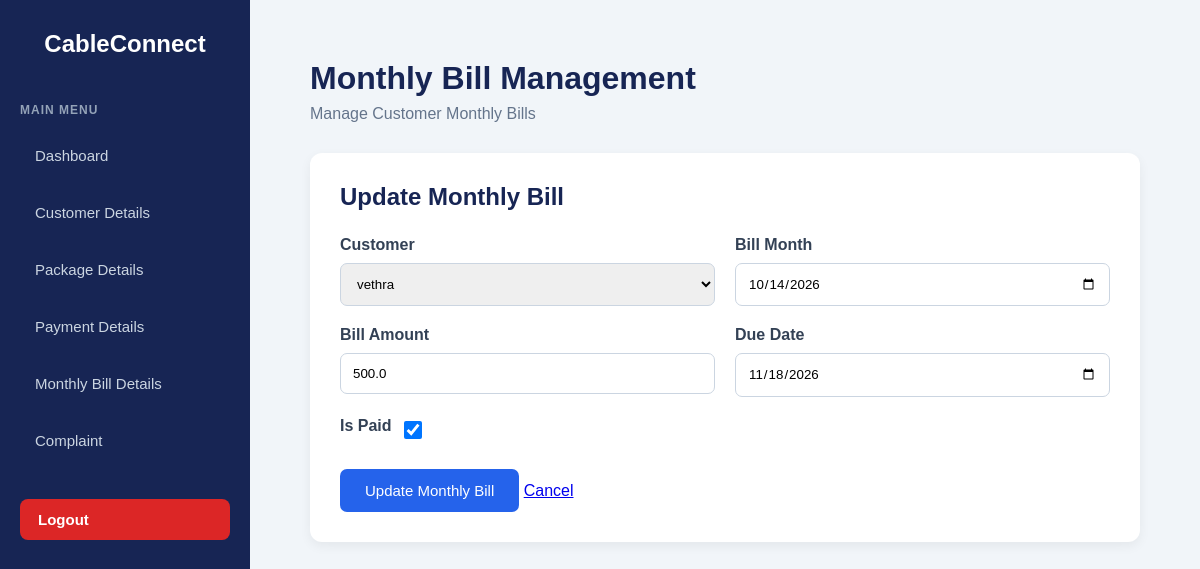
/monthlybilledit/9/, run on the app's committed database.
### cash/models.py (models this page shows, shortened)
class MonthlyBill(models.Model):
    customer = models.ForeignKey( Customer,  on_delete=models.CASCADE)
    bill_month = models.DateField()
    bill_amount = models.FloatField()
    due_date = models.DateField()
    is_paid = models.BooleanField(default=False)

### cash/views.py (the view, shortened to what this page needs)
# urls.py: path('monthlybilledit/<int:monthlybill_id>/', monthlybill_edit, name='monthlybill-edit'),
def monthlybill_edit(request, monthlybill_id):
    monthlybill = get_object_or_404(
        MonthlyBill,
        id=monthlybill_id
    )
    form = MonthlyBillForm(instance=monthlybill)
    return render(request, 'monthlybill_edit.html', {
        'form': form,
        'monthlybill': monthlybill
    })

### cash/forms.py
class MonthlyBillForm(forms.ModelForm):
    class Meta:
        model = MonthlyBill
        fields = '__all__'
        widgets = {
            'bill_month': forms.DateInput(attrs={'type': 'date'}),
            'due_date': forms.DateInput(attrs={'type': 'date'}),
        }

### cash/models.py (called while the page is built)
    def __str__(self):
        return self.customer_name

### cash/templates/monthlybill_edit.html (shortened to what this page needs)
{% load static %}
<!DOCTYPE html>
<html lang="en">
<head>
    <link rel="stylesheet" href="{% static 'sidebar.css' %}?v=1">
    <link rel="stylesheet" href="{% static 'monthlybill.css' %}">
</head>
<body>
    {% include 'sidebar.html' %}
    <div class="page-content">
        <div class="container">
            <h1>Monthly Bill Management</h1>
            <p class="subtitle">Manage Customer Monthly Bills</p>
            <div class="form-container">
                <h2>Update Monthly Bill</h2>
                <form method="POST">
                    <div class="form-grid">
                        <div class="form-group">
                            <label>Customer</label>
                            {{ form.customer }}
                        </div>
                        <div class="form-group">
                            <label>Bill Month</label>
                            {{ form.bill_month }}
                        </div>
                        <div class="form-group">
                            <label>Bill Amount</label>
                            {{ form.bill_amount }}
                        </div>
                        <div class="form-group">
                            <label>Due Date</label>
                            {{ form.due_date }}
                        </div>
                        <div class="form-group checkbox">
                            <label>Is Paid</label>
                            {{ form.is_paid }}
                        </div>
                    </div>
                    <div class="button-group">
                        <button type="submit">
                            Update Monthly Bill
                        </button>
                        <a href="{% url 'monthlybill' %}" class="cancel-btn">
                            Cancel
                        </a>
                    </div>
                </form>
            </div>
        </div>
    </div>
</body>
</html>

### cash/static/sidebar.css (style rules this page uses)
* { box-sizing: border-box; }
.page-content { margin-left: 250px; padding: 30px; min-height: 100vh; }

### cash/static/monthlybill.css (style rules this page uses)
* { margin: 0; padding: 0; box-sizing: border-box; font-family: Arial, sans-serif; }
body { background: #f1f5f9; padding: 30px; }
.container { max-width: 1200px; margin: auto; }
h1 { color: #172554; margin-bottom: 8px; }
.subtitle { color: #64748b; margin-bottom: 30px; }
.form-container { background: white; padding: 30px; border-radius: 12px; margin-bottom: 30px; box-shadow: 0 4px 12px rgba(0,0,0,0.06); }
.form-container h2 { color: #172554; margin-bottom: 25px; }
.form-grid { display: grid; grid-template-columns: repeat(2, 1fr); gap: 20px; }
.form-group { display: flex; flex-direction: column; }
.form-group label { font-weight: bold; color: #334155; margin-bottom: 9px; }
.form-group input, .form-group select { padding: 12px; border: 1px solid #cbd5e1; border-radius: 7px; outline: none; width: 100%; }
.checkbox { flex-direction: row; align-items: center; gap: 12px; }
.checkbox input { width: 18px; height: 18px; }
button { background: #2563eb; color: white; padding: 13px 25px; border: none; border-radius: 7px; margin-top: 25px; cursor: pointer; font-size: 15px; }

### data on the page
MonthlyBill: customer "vethra", bill_month "10/14/2026", bill_amount "500.0", due_date "11/18/2026", is_paid "☑"
